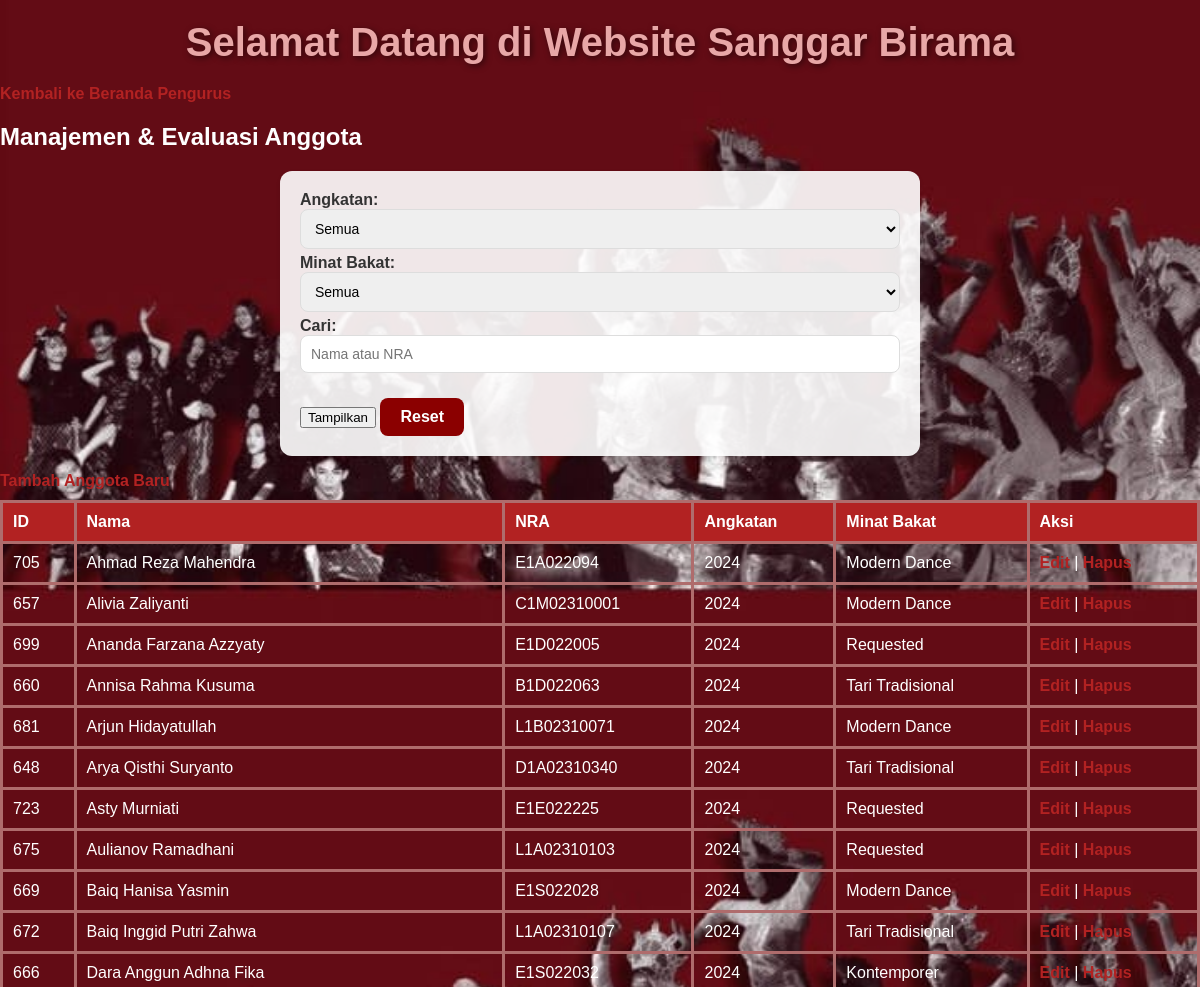
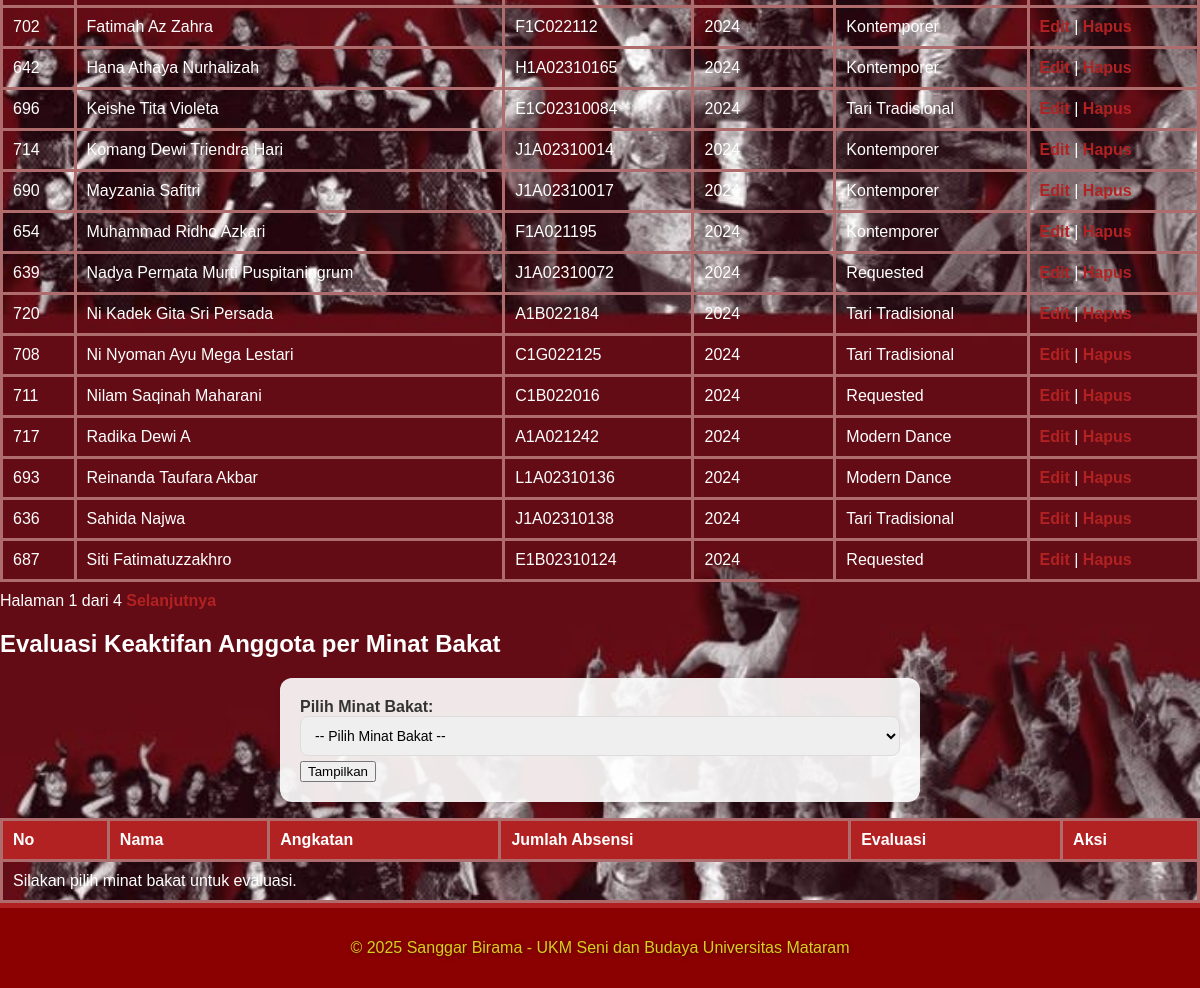
/app/views/manajemen_anggota_kinerja.php (signed in), run on the app's committed database (2 pictures, top to bottom).
### tables this page shows
CREATE TABLE `anggota` (
  `id` int(11) NOT NULL,
  `nama` varchar(100) NOT NULL,
  `nra` varchar(20) NOT NULL,
  `angkatan` int(4) NOT NULL,
  `user_id` int(11) NOT NULL,
  `id_minat_bakat` int(11) NOT NULL
);

CREATE TABLE `minat_bakat` (
  `nama_minat_bakat` varchar(100) NOT NULL,
  `enrollment_key` varchar(50) NOT NULL,
  `id_minat_bakat` int(11) NOT NULL,
  `id_bidang` int(11) DEFAULT NULL
);

### app/views/manajemen_anggota_kinerja.php (the view, shortened to what this page needs)
<?php
require_once __DIR__ . '/../config/config.php';
$search = isset($_GET['search']) ? $_GET['search'] : '';
$per_page = 25;
$page = isset($_GET['page']) ? max(1, intval($_GET['page'])) : 1;
$offset = ($page - 1) * $per_page;
$count_query = "
    SELECT COUNT(*)
    FROM anggota
    LEFT JOIN minat_bakat ON anggota.id_minat_bakat = minat_bakat.id_minat_bakat
    WHERE 1
";
$count_stmt = $mysqli->prepare($count_query);
$count_stmt->execute();
$count_stmt->bind_result($total_rows);
$total_pages = max(1, ceil($total_rows / $per_page));
$query = "
    SELECT DISTINCT anggota.id, anggota.nama, anggota.nra, anggota.user_id, anggota.id_minat_bakat, anggota.angkatan,
           minat_bakat.nama_minat_bakat
    FROM anggota
    LEFT JOIN minat_bakat ON anggota.id_minat_bakat = minat_bakat.id_minat_bakat
    WHERE 1
";
$params = [];
$types = '';
$query .= " ORDER BY anggota.angkatan DESC, anggota.nama ASC LIMIT ? OFFSET ?";
$params[] = $per_page;
$params[] = $offset;
$types .= 'ii';
$stmt = $mysqli->prepare($query);
if (!empty($params)) {
    $stmt->bind_param($types, ...$params);
}
$stmt->execute();
$anggota_result = $stmt->get_result();
$filter_minat_evaluasi = isset($_GET['minat_evaluasi']) ? $_GET['minat_evaluasi'] : '';
$anggota_evaluasi_result = null;
?>
<?php include __DIR__ . '/header.php'; ?>
<a href="beranda_pengurus.php">Kembali ke Beranda Pengurus</a>
<h2>Manajemen & Evaluasi Anggota</h2>
<form method="get" style="margin-bottom:16px;">
    <label>Angkatan:
        <select name="angkatan">
            <option value="">Semua</option>
        </select>
    </label>
    <label>Minat Bakat:
        <select name="minat">
            <option value="">Semua</option>
        </select>
    </label>
    <label>Cari:
        <input type="text" name="search" value="<?= htmlspecialchars($search) ?>" placeholder="Nama atau NRA">
    </label>
    <button type="submit">Tampilkan</button>
    <a href="manajemen_anggota_kinerja.php">Reset</a>
</form>
<a href="anggota_crud.php?mode=add">Tambah Anggota Baru</a>
<table border="1">
    <tr>
        <th>ID</th>
        <th>Nama</th>
        <th>NRA</th>
        <th>Angkatan</th>
        <th>Minat Bakat</th>
        <th>Aksi</th>
    </tr>
    <?php while ($anggota = $anggota_result->fetch_assoc()) { ?>
        <tr>
            <td><?= $anggota["id"]; ?></td>
            <td><?= htmlspecialchars($anggota["nama"]); ?></td>
            <td><?= htmlspecialchars($anggota["nra"]); ?></td>
            <td><?= htmlspecialchars($anggota["angkatan"]); ?></td>
            <td><?= htmlspecialchars($anggota["nama_minat_bakat"] ?? "Belum Terdaftar"); ?></td>
            <td>
            <a href="anggota_crud.php?mode=edit&id=<?= $anggota["id"]; ?>">Edit</a> |
            <a href="anggota_crud.php?mode=delete&id=<?= $anggota["id"]; ?>" onclick="return confirm('Yakin ingin menghapus anggota ini?')">Hapus</a>
            </td>
        </tr>
    <?php } ?>
</table>
<div style="margin:10px 0;">
    Halaman <?= $page ?> dari <?= $total_pages ?>
    <?php if ($page < $total_pages): ?>
        <a href="?<?= http_build_query(array_merge($_GET, ['page' => $page + 1])) ?>">Selanjutnya</a>
    <?php endif; ?>
</div>
<h2>Evaluasi Keaktifan Anggota per Minat Bakat</h2>
<form method="get" style="margin-bottom:16px;">
    <label>Pilih Minat Bakat:
        <select name="minat_evaluasi" required>
            <option value="">-- Pilih Minat Bakat --</option>
        </select>
    </label>
    <button type="submit">Tampilkan</button>
</form>
<table border="1">
    <tr>
        <th>No</th>
        <th>Nama</th>
        <th>Angkatan</th>
        <th>Jumlah Absensi</th>
        <th>Evaluasi</th>
        <th>Aksi</th>
    </tr>
    <?php
    if ($filter_minat_evaluasi !== '' && $anggota_evaluasi_result && $anggota_evaluasi_result->num_rows > 0) {
        $no = 1;
        while ($anggota = $anggota_evaluasi_result->fetch_assoc()) {
            $evaluasi_text = '';
            $stmt_eval_detail = $mysqli->prepare("SELECT umpan_balik FROM evaluasi WHERE user_id = ?");
            $stmt_eval_detail->bind_param("i", $anggota["id"]);
            $stmt_eval_detail->execute();
            $stmt_eval_detail->bind_result($evaluasi_text);
            $stmt_eval_detail->fetch();
            $stmt_eval_detail->close();
            echo "<tr>";
            echo "<td>{$no}</td>";
            echo "<td>" . htmlspecialchars($anggota["nama"]) . "</td>";
            echo "<td>" . htmlspecialchars($anggota["angkatan"]) . "</td>";
            echo "<td>" . htmlspecialchars($anggota["jumlah_absen"]) . "</td>";
            echo "<td>" . htmlspecialchars($evaluasi_text ?? '') . "</td>";
            echo "<td>";
            if (empty($evaluasi_text)) {
                echo "<a href='evaluasi_anggota.php?mode=add&id=" . $anggota["id"] . "&minat_evaluasi=" . urlencode($filter_minat_evaluasi) . "'>Tambah Evaluasi</a>";
            } else {
            echo "<a href='evaluasi_anggota.php?mode=edit&id=" . $anggota["id"] . "&minat_evaluasi=" . urlencode($filter_minat_evaluasi) . "'>Edit</a> | ";
            echo "<a href='evaluasi_anggota.php?mode=delete&id=" . $anggota["id"] . "&minat_evaluasi=" . urlencode($filter_minat_evaluasi) . "' onclick=\"return confirm('Hapus evaluasi ini?')\">Hapus</a>";
            }
            echo "</td>";
            echo "</tr>";
            $no++;
        }
    } elseif ($filter_minat_evaluasi !== '') {
        echo "<tr><td colspan='6'>Tidak ada anggota pada minat bakat ini.</td></tr>";
    } else {
        echo "<tr><td colspan='6'>Silakan pilih minat bakat untuk evaluasi.</td></tr>";
    }
    ?>
</table>
<?php include __DIR__ . '/footer.php'; ?>

### public/css/style.css (style rules this page uses)
body { margin: 0; font-family: Arial, sans-serif; background: linear-gradient(to bottom, #8B0000, #B22222); color: #fff; }
table { width: 100%; border-collapse: collapse; margin-top: 10px; }
table, th, td { border: 3px solid #af6c6c; }
th, td { padding: 10px; text-align: left; }
th { background-color: #B22222; color: white; }
a { color: #B22222; font-weight: bold; text-decoration: none; }
form { max-width: 600px; margin: 20px auto; padding: 20px; background: linear-gradient(to bottom, #ffffff, #f9f9f9); border-radius: 12px; box-shadow: 0 4px 8px rgba(0, 0, 0, 0.2); font-family: Arial, sans-serif; }
label { display: block; font-weight: bold; margin-bottom: 5px; color: #333; }
input[type="text"], input[type="email"], input[type="tel"], input[type="number"], input[type="date"], input[type="time"], textarea, select { width: 100%; padding: 10px; border: 1px solid #ddd; border-radius: 8px; font-size: 14px; font-family: Arial, sans-serif; box-sizing: border-box; transition: all 0.3s ease; }
form a { display: inline-block; margin-top: 20px; padding: 10px 20px; background: #8B0000; color: #fff; text-decoration: none; font-weight: bold; border-radius: 8px; transition: background-color 0.3s ease, transform 0.3s ease; text-align: center; }
form { background: rgba(255, 255, 255, 0.9); padding: 20px; border-radius: 12px; box-shadow: 0 2px 4px rgba(0, 0, 0, 0.1); max-width: 600px; margin: 20px auto; }

### data on the page
anggota: id "705", nama "Ahmad Reza Mahendra", nra "E1A022094", angkatan "2024", id_minat_bakat.nama_minat_bakat "Modern Dance"
anggota: id "657", nama "Alivia Zaliyanti", nra "C1M02310001", angkatan "2024", id_minat_bakat.nama_minat_bakat "Modern Dance"
anggota: id "699", nama "Ananda Farzana Azzyaty", nra "E1D022005", angkatan "2024", id_minat_bakat.nama_minat_bakat "Requested"
anggota: id "660", nama "Annisa Rahma Kusuma", nra "B1D022063", angkatan "2024", id_minat_bakat.nama_minat_bakat "Tari Tradisional"
anggota: id "681", nama "Arjun Hidayatullah", nra "L1B02310071", angkatan "2024", id_minat_bakat.nama_minat_bakat "Modern Dance"
anggota: id "648", nama "Arya Qisthi Suryanto", nra "D1A02310340", angkatan "2024", id_minat_bakat.nama_minat_bakat "Tari Tradisional"
anggota: id "723", nama "Asty Murniati", nra "E1E022225", angkatan "2024", id_minat_bakat.nama_minat_bakat "Requested"
anggota: id "675", nama "Aulianov Ramadhani", nra "L1A02310103", angkatan "2024", id_minat_bakat.nama_minat_bakat "Requested"
anggota: id "669", nama "Baiq Hanisa Yasmin", nra "E1S022028", angkatan "2024", id_minat_bakat.nama_minat_bakat "Modern Dance"
anggota: id "672", nama "Baiq Inggid Putri Zahwa", nra "L1A02310107", angkatan "2024", id_minat_bakat.nama_minat_bakat "Tari Tradisional"
anggota: id "666", nama "Dara Anggun Adhna Fika", nra "E1S022032", angkatan "2024", id_minat_bakat.nama_minat_bakat "Kontemporer"
anggota: id "702", nama "Fatimah Az Zahra", nra "F1C022112", angkatan "2024", id_minat_bakat.nama_minat_bakat "Kontemporer"
anggota: id "642", nama "Hana Athaya Nurhalizah", nra "H1A02310165", angkatan "2024", id_minat_bakat.nama_minat_bakat "Kontemporer"
anggota: id "696", nama "Keishe Tita Violeta", nra "E1C02310084", angkatan "2024", id_minat_bakat.nama_minat_bakat "Tari Tradisional"
anggota: id "714", nama "Komang Dewi Triendra Hari", nra "J1A02310014", angkatan "2024", id_minat_bakat.nama_minat_bakat "Kontemporer"
anggota: id "690", nama "Mayzania Safitri", nra "J1A02310017", angkatan "2024", id_minat_bakat.nama_minat_bakat "Kontemporer"
anggota: id "654", nama "Muhammad Ridho Azkari", nra "F1A021195", angkatan "2024", id_minat_bakat.nama_minat_bakat "Kontemporer"
anggota: id "639", nama "Nadya Permata Murti Puspitaningrum", nra "J1A02310072", angkatan "2024", id_minat_bakat.nama_minat_bakat "Requested"
anggota: id "720", nama "Ni Kadek Gita Sri Persada", nra "A1B022184", angkatan "2024", id_minat_bakat.nama_minat_bakat "Tari Tradisional"
anggota: id "708", nama "Ni Nyoman Ayu Mega Lestari", nra "C1G022125", angkatan "2024", id_minat_bakat.nama_minat_bakat "Tari Tradisional"
anggota: id "711", nama "Nilam Saqinah Maharani", nra "C1B022016", angkatan "2024", id_minat_bakat.nama_minat_bakat "Requested"
anggota: id "717", nama "Radika Dewi A", nra "A1A021242", angkatan "2024", id_minat_bakat.nama_minat_bakat "Modern Dance"
anggota: id "693", nama "Reinanda Taufara Akbar", nra "L1A02310136", angkatan "2024", id_minat_bakat.nama_minat_bakat "Modern Dance"
anggota: id "636", nama "Sahida Najwa", nra "J1A02310138", angkatan "2024", id_minat_bakat.nama_minat_bakat "Tari Tradisional"
anggota: id "687", nama "Siti Fatimatuzzakhro", nra "E1B02310124", angkatan "2024", id_minat_bakat.nama_minat_bakat "Requested"

### other printed values
$page "1"
$total_pages "4"
